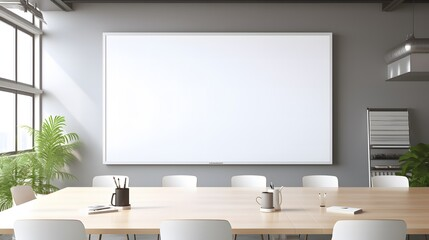
#> input picture data/board.jpg, 429 x 240 px, found by its file name
$ python DrawingImage.py
#> lines starting #> are read from the running program, lines starting #| are printed output that depends on the picture
import cv2 as cv
import os

#Reading the Image
rawImage = cv.imread(os.path.join('.','data','board.jpg'))
#> rawImage is the input picture: shape (240, 429, 3); mean B, G, R 181.6, 185.2, 186.4
print(rawImage.shape)
#| (240, 429, 3)

#Line (image,(point1),(point2),(BGR-color),thickness)
cv.line(rawImage,(40,100),(100,300),(255,0,0),4)

#Rectangle (image,(point1),(point2),(BGR-color),thickness) (negative value of thickness means shape the color of the shape)
cv.rectangle(rawImage,(20,60),(100,150),(0,255,0),-2)

#Circle (image,(center-point),radius,(color),thickness)
cv.circle(rawImage,(160,80),70,(0,0,255),4)

#Text (image,stringmsg,(originpoint),fontStyle,fontsize,(color),thickness)
cv.putText(rawImage,'Abishek',(100,215),cv.FONT_HERSHEY_PLAIN,2,(255,0,255),4)
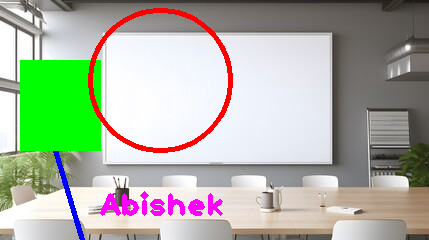
#> rawImage: shape (240, 429, 3); mean B, G, R 163.7, 179.6, 172.3

#visualize the Image
cv.imshow('Raw-Image',rawImage)
cv.waitKey(0)
